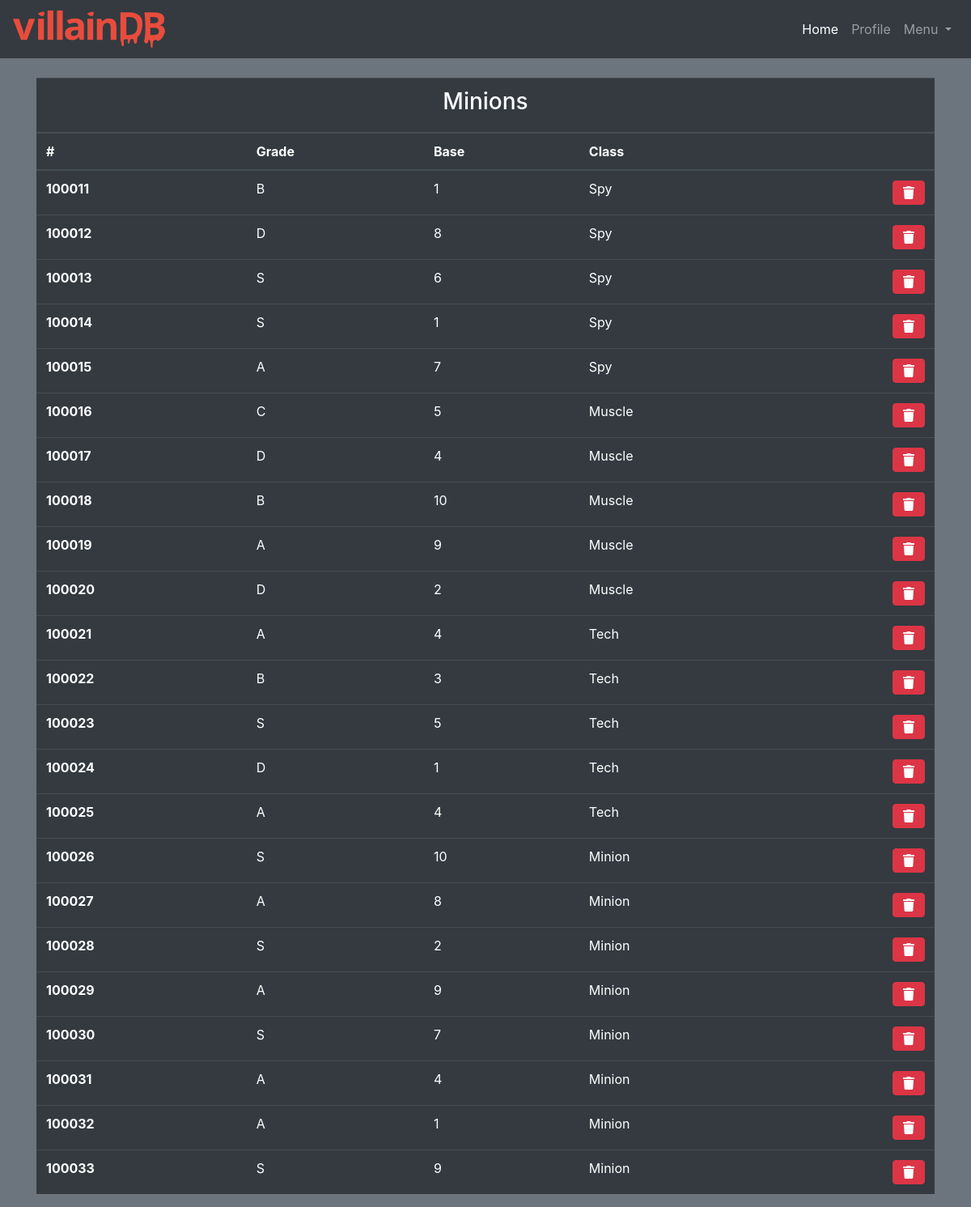
Screenshot of /boss/minions.php (signed in) with the database file from the repository.
### tables this page shows
create table if not exists minion(
  id Integer Primary Key,
  grade ENUM('D', 'C', 'B', 'A', 'S') not null,
  base Integer not null,
  class enum('0','1','2','3') not null,
  Foreign Key(id) references users(id),
  Foreign Key(base) references base(id),
  Foreign Key (class) references advanced(rank)
);

create table if not exists advanced(
  rank enum('0','1','2','3') primary key,
  class enum('minion', 'muscle', 'spy', 'tech') not null
);

### html/resources/php/minion_display.php (the view, shortened to what this page needs)
<?php
include ("connect.php");
$mysql = new mysqli($db_host, $db_user, $db_pass, $db);
switch($_SESSION['access']) {
  case 'villain':
    $query = "select minion.id, minion.grade, minion.base, advanced.class from minion left join advanced on minion.class=advanced.rank order by id";
    break;
}
$result = $mysql -> query($query);
while ($row = $result->fetch_assoc()):
?>
<tr>
  <th scope="row"> <?php echo $row['id']; ?> </th>
  <td> <?php echo $row['grade']; ?> </td>
  <td> <?php echo $row['base']; ?> </td>
  <td> <?php echo ucfirst($row['class']); ?> </td>
  <td class="text-right">
    <a href="../resources/php/minion_edit.php?delete=<?php echo $row['id']; ?> "
    class="btn btn-danger"><i class="fas fa-trash"></i></a>
  </td>
</tr>
<?php endwhile; ?>

### html/boss/minions.php (shortened to what this page needs)
<html lang="en">
<head>
</head>
<body class="bg-secondary text-light">
<?php include "../resources/php/nav.php" ?>
<br>
<div class="container">
<table class="table table-dark">
  <thead>
    <tr>
      <th colspan="5" scope="col" class="text-center"><h3>Minions</h3></th>
    </tr>
    <tr>
      <th scope="col">#</th>
      <th scope="col">Grade</th>
      <th scope="col">Base</th>
      <th scope="col">Class</th>
      <th colspan="2" scope="col"></th>
    </tr>
  </thead>
  <tbody>
    <?php include "../resources/php/minion_display.php"; ?>
  </tbody>
</table>
</div>
</body>
</html>

### html/resources/php/nav.php (shortened to what this page needs)
<link rel="stylesheet" href="https://stackpath.bootstrapcdn.com/bootstrap/4.3.1/css/bootstrap.min.css">
<link rel="stylesheet" href="https://use.fontawesome.com/releases/v5.8.1/css/all.css">
<link rel="stylesheet" href="../css/custom.css">
<nav class="navbar navbar-expand-lg navbar-dark bg-dark text-light">
  <a class="navbar-brand" href="/"><img src="/resources/svg/villainDB.svg" alt="VillainDB" /></a>
  <div class="collapse navbar-collapse justify-content-between" id="navbarSupportedContent">
    <ul class="navbar-nav">
      <li class="nav-item active">
        <a class="nav-link" href="/">Home<span class="sr-only">(home)</span></a>
      </li>
      <li class="nav-item">
        <a class="nav-link" href="/profile.php">Profile</a>
      </li>
      <li class="nav-item dropdown ">
        <a class="nav-link dropdown-toggle" href="#" id="navbarDropdown" role="button" data-toggle="dropdown" aria-haspopup="true" aria-expanded="false">
         Menu
        </a>
      </li>
    </ul>
  </div>
</nav>

### rows the page displays
minion: id "100011", grade "B", base "1", class.class "Spy"
minion: id "100012", grade "D", base "8", class.class "Spy"
minion: id "100013", grade "S", base "6", class.class "Spy"
minion: id "100014", grade "S", base "1", class.class "Spy"
minion: id "100015", grade "A", base "7", class.class "Spy"
minion: id "100016", grade "C", base "5", class.class "Muscle"
minion: id "100017", grade "D", base "4", class.class "Muscle"
minion: id "100018", grade "B", base "10", class.class "Muscle"
minion: id "100019", grade "A", base "9", class.class "Muscle"
minion: id "100020", grade "D", base "2", class.class "Muscle"
minion: id "100021", grade "A", base "4", class.class "Tech"
minion: id "100022", grade "B", base "3", class.class "Tech"
minion: id "100023", grade "S", base "5", class.class "Tech"
minion: id "100024", grade "D", base "1", class.class "Tech"
minion: id "100025", grade "A", base "4", class.class "Tech"
minion: id "100026", grade "S", base "10", class.class "Minion"
minion: id "100027", grade "A", base "8", class.class "Minion"
minion: id "100028", grade "S", base "2", class.class "Minion"
minion: id "100029", grade "A", base "9", class.class "Minion"
minion: id "100030", grade "S", base "7", class.class "Minion"
minion: id "100031", grade "A", base "4", class.class "Minion"
minion: id "100032", grade "A", base "1", class.class "Minion"
minion: id "100033", grade "S", base "9", class.class "Minion"
